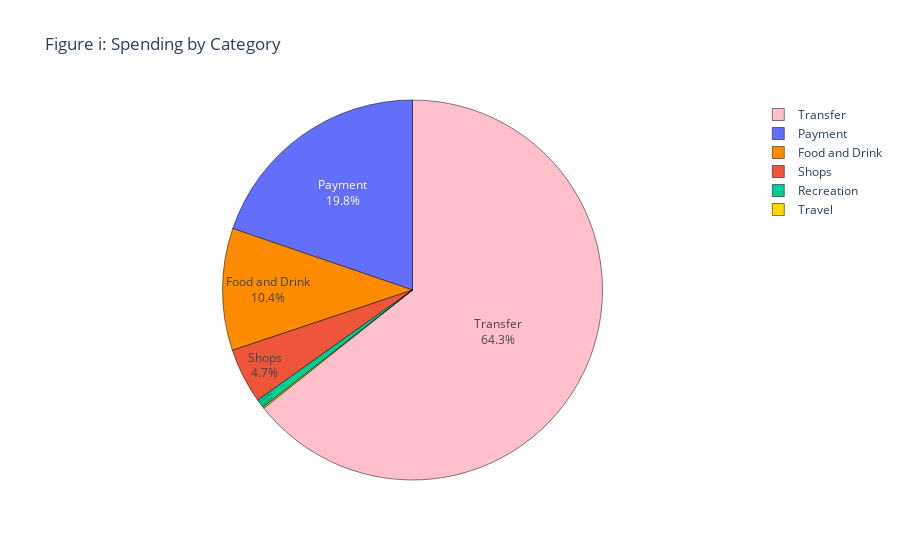

Notebook code cell kept with this figure:
### Code cell
import plotly.express as px
colors = ['gold','turquoise', 'pink', 'darkorange', 'lightgreen', 'purple']
ax_pie = px.data.tips()
fig_pie = px.pie(spending_df, values='Amount', 
                 names='Category', title='Figure i: Spending by Category')
fig_pie.update_traces(textposition='inside', textinfo='percent+label', 
                      marker=dict(colors=colors, line=dict(color='#000000', width=0.5)))
fig_pie.show()

### Figure 1 — Plotly figure (JSON) as saved in the notebook; plotly's stock layout.template omitted (floating-point values rounded to 4 significant figures)
{"data": [{"domain": {"x": [0, 1], "y": [0, 1]}, "hoverlabel": {"namelength": 0}, "hovertemplate": "Category=%{label}<br>Amount=%{value}", "labels": ["Travel", "Travel", "Transfer", "Food and Drink", "Food and Drink", "Food and Drink", "Travel", "Recreation", "Transfer", "Transfer", "Travel", "Payment", "Payment", "Food and Drink", "Shops", "Food and Drink", "Travel", "Travel", "Transfer", "Food and Drink", "Food and Drink", "Food and Drink", "Travel", "Recreation", "Transfer", "Transfer", "Travel", "Payment", "Shops", "Food and Drink", "Payment", "Food and Drink", "Travel", "Travel", "Transfer", "Food and Drink", "Food and Drink", "Food and Drink", "Travel", "Recreation", "Transfer", "Transfer", "Travel", "Payment", "Shops", "Food and Drink", "Payment", "Food and Drink"], "legendgroup": "", "marker": {"colors": ["gold", "turquoise", "pink", "darkorange", "lightgreen", "purple"], "line": {"color": "#000000", "width": 0.5}}, "name": "", "showlegend": true, "textinfo": "percent+label", "textposition": "inside", "type": "pie", "values": [6.33, 500, -4.22, 89.4, 4.33, 12, -500, 78.5, 1000, 5850, 5.4, 25, 2078.0, 500, 500, 500, 6.33, 500, -4.22, 89.4, 4.33, 12, -500, 78.5, 1000, 5850, 5.4, 25, 500, 500, 2078.0, 500, 6.33, 500, -4.22, 89.4, 12, 4.33, -500, 78.5, 1000, 5850, 5.4, 25, 500, 500, 2078.0, 500]}], "layout": {"autosize": true, "legend": {"tracegroupgap": 0}, "title": {"text": "Figure i: Spending by Category"}}}
